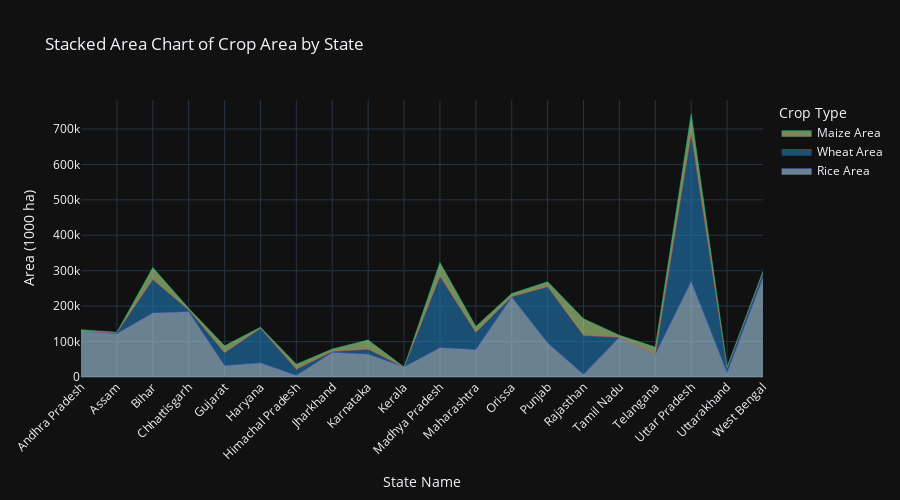

Here is the notebook cell this chart was saved with:
### Code cell
#Impact of Area Cultivated on Production (Rice, Wheat, Maize)

area=(agri_data.groupby("State Name").agg({'RICE AREA (1000 ha)':'sum',
                                           'WHEAT AREA (1000 ha)':'sum',
                                           'MAIZE AREA (1000 ha)':'sum'}).reset_index())
area.columns=['State Name','Rice Area','Wheat Area','Maize Area']

import plotly.graph_objects as go

# Data
states = area['State Name']
rice = area['Rice Area']
wheat = area['Wheat Area']
maize = area['Maize Area']

# Create figure
fig = go.Figure()

fig.add_trace(go.Scatter(
    x=states, y=rice,
    mode='lines',
    stackgroup='one',
    name='Rice Area',
    line=dict(width=0.5),
    fillcolor='rgba(166,206,227,0.6)'
))

fig.add_trace(go.Scatter(
    x=states, y=wheat,
    mode='lines',
    stackgroup='one',
    name='Wheat Area',
    line=dict(width=0.5),
    fillcolor='rgba(31,120,180,0.6)'
))

fig.add_trace(go.Scatter(
    x=states, y=maize,
    mode='lines',
    stackgroup='one',
    name='Maize Area',
    line=dict(width=0.5),
    fillcolor='rgba(178,223,138,0.6)'
))

# Layout
fig.update_layout(
    title='Stacked Area Chart of Crop Area by State',
    xaxis_title='State Name',
    yaxis_title='Area (1000 ha)',
    font=dict(size=12),
    legend_title='Crop Type',
    xaxis=dict(tickangle=-45),
    template='plotly_dark',
    height=500
)

fig.show()

### Figure 1 — Plotly figure (JSON) as saved in the notebook; plotly's stock layout.template omitted (floating-point values rounded to 4 significant figures)
{"data": [{"fillcolor": "rgba(166,206,227,0.6)", "line": {"width": 0.5}, "mode": "lines", "name": "Rice Area", "stackgroup": "one", "type": "scatter", "x": ["Andhra Pradesh", "Assam", "Bihar", "Chhattisgarh", "Gujarat", "Haryana", "Himachal Pradesh", "Jharkhand", "Karnataka", "Kerala", "Madhya Pradesh", "Maharashtra", "Orissa", "Punjab", "Rajasthan", "Tamil Nadu", "Telangana", "Uttar Pradesh", "Uttarakhand", "West Bengal"], "y": [129000.0, 122000.0, 180400.0, 184000.0, 32020.0, 39270.0, 4275.0, 69170.0, 64100.0, 27880.0, 82340.0, 77140.0, 225300.0, 95820.0, 7367.0, 112500.0, 63460.0, 269200.0, 11600.0, 279500.0]}, {"fillcolor": "rgba(31,120,180,0.6)", "line": {"width": 0.5}, "mode": "lines", "name": "Wheat Area", "stackgroup": "one", "type": "scatter", "x": ["Andhra Pradesh", "Assam", "Bihar", "Chhattisgarh", "Gujarat", "Haryana", "Himachal Pradesh", "Jharkhand", "Karnataka", "Kerala", "Madhya Pradesh", "Maharashtra", "Orissa", "Punjab", "Rajasthan", "Tamil Nadu", "Telangana", "Uttar Pradesh", "Uttarakhand", "West Bengal"], "y": [98.8, 3338.0, 95050.0, 5094.0, 36660.0, 98460.0, 17340.0, 3040.0, 14400.0, 0, 201900.0, 48810.0, 1569.0, 159100.0, 109900.0, 14.58, 591.3, 418500.0, 14840.0, 15500.0]}, {"fillcolor": "rgba(178,223,138,0.6)", "line": {"width": 0.5}, "mode": "lines", "name": "Maize Area", "stackgroup": "one", "type": "scatter", "x": ["Andhra Pradesh", "Assam", "Bihar", "Chhattisgarh", "Gujarat", "Haryana", "Himachal Pradesh", "Jharkhand", "Karnataka", "Kerala", "Madhya Pradesh", "Maharashtra", "Orissa", "Punjab", "Rajasthan", "Tamil Nadu", "Telangana", "Uttar Pradesh", "Uttarakhand", "West Bengal"], "y": [4394.0, 993.0, 33620.0, 5090.0, 19250.0, 2905.0, 14440.0, 6616.0, 26160.0, 0.37, 39050.0, 16380.0, 8637.0, 14140.0, 47420.0, 5257.0, 20350.0, 55130.0, 1631.0, 3435.0]}], "layout": {"font": {"size": 12}, "height": 500, "legend": {"title": {"text": "Crop Type"}}, "title": {"text": "Stacked Area Chart of Crop Area by State"}, "xaxis": {"tickangle": -45, "title": {"text": "State Name"}}, "yaxis": {"title": {"text": "Area (1000 ha)"}}}}
